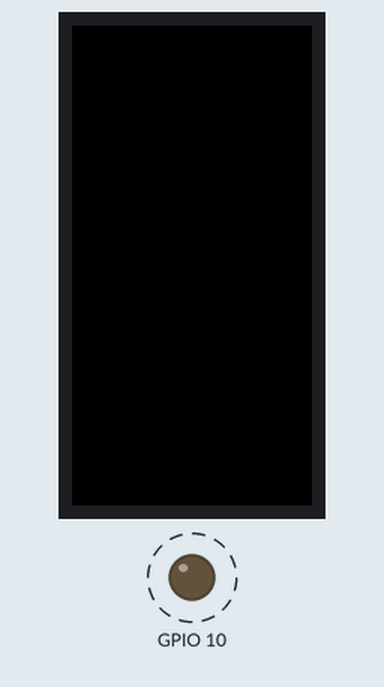
The sketch below on a simulated ESP32. On the bench: 80×160 colour display, output pins drawn as LEDs (lit = HIGH). Dashed ring = blinking.

Above: at 0.4 s.
Timing chart, 0 to 3.6 s (numbered marks = the images above):
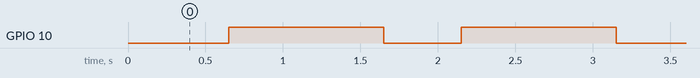

Measured:
- by itself, GPIO 10: alternates HIGH for 1.0 s and LOW for 0.50 s

The sketch:

led_tst.ino
```cpp
#include <M5StickC.h>

void led_blink(void);

void setup(){
  M5.begin();

  // LED ON(GPIO_NUM_10 or M5_LED)
  pinMode(GPIO_NUM_10, OUTPUT);

}

void loop()
{
  led_blink();
}

void led_blink()
{
  digitalWrite(GPIO_NUM_10, LOW);
  delay(500);
  digitalWrite(GPIO_NUM_10, HIGH);
  delay(1000);

}
```
